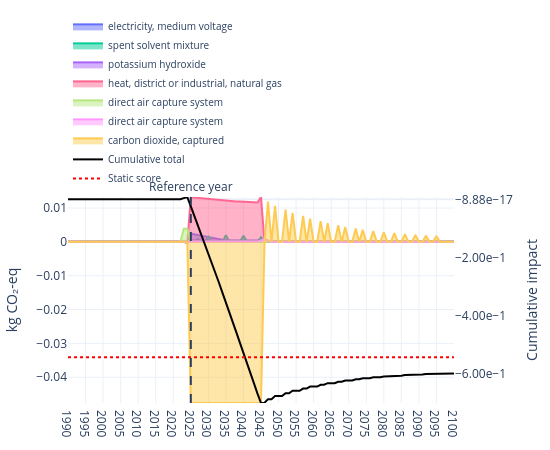
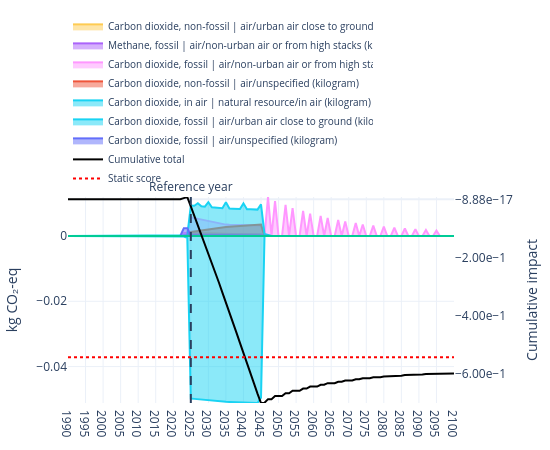

These figures' notebook cell, in order:
### Code cell
%%time

from trails.plotting import plot_temporal_graph

ref_year=2025

for idx in [
    #41792,
    #41793,
    #41794,
    #41800,
    #41801,
    41792
]:
    trails.temporal_routing(
        start_year=ref_year,
        start_act_idx=idx,
        amount=1,
        max_depth=4,
        show_progress=True,
        attribute_to_roots=True,
    )
    
    plot_temporal_graph(
        trails,
        filename=f"trails_graph_{idx}.html",
        notebook=False,
    )

    trails.lca(
        methods=methods,
        show_progress=True,
        compute_score=True,
        store_inventory=True,
        #solver_mode="direct",
        solver_mode="iterative",
        iterative_rtol=1e-3,
        #iterative_restart=100,
        #iterative_maxiter=2000,
    )


    trails.static_lca(
        year=ref_year,
        act_idx=idx,
        methods=methods,
    )
    
    static_score = trails.static_score

    figs = plot_temporal_scores(
        trails=trails,
        stacked=False,
        legend_top_n=7,
        show_flow_contributions=False,
        title="",
        method_label="kg CO₂-eq",
        cumulative=False,
        width=550,
        height=450,
        year_tick=5,
        year_range=(1990, 2100),
        reference_year=ref_year,
        show_cumulative_axis=True,
        static_score=static_score,
        static_score_dash="dot",
        static_score_color="red",
    )

    figs[1].show()

    figs = plot_temporal_scores(
        trails=trails,
        stacked=False,
        legend_top_n=7,
        show_flow_contributions=True,
        title="",
        method_label="kg CO₂-eq",
        cumulative=False,
        width=550,
        height=450,
        year_tick=5,
        year_range=(1990, 2100),
        reference_year=ref_year,
        show_cumulative_axis=True,
        static_score=static_score,
        static_score_dash="dot",
        static_score_color="red",
    )

    figs[1].show()
